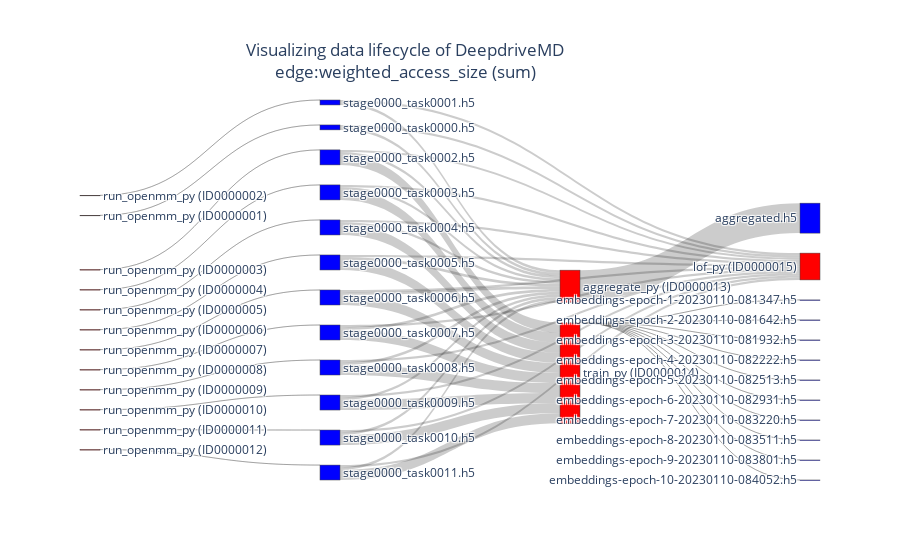

This figure's notebook cell:
### Code cell
node_dict_for_sankey, node_ref = get_nodes_for_sankey(G) 
link_dict_for_sankey = get_links_for_sankey(G, node_ref)
fig = go.Figure(go.Sankey(
            node = node_dict_for_sankey,
            link = link_dict_for_sankey, orientation='h'),)
fig.update_layout(title={'text': 'Visualizing data lifecycle of DeepdriveMD' + \
                         '<br>'
                         'edge:' + metric_,
                         'y':0.9,
                         'x':0.45,
                         'xanchor': 'center',
                         'yanchor': 'top'})
fig.show()

### Figure 1 — Plotly figure (JSON) as saved in the notebook; plotly's stock layout.template omitted (floating-point values rounded to 4 significant figures)
{"data": [{"link": {"source": [0, 1, 1, 2, 3, 3, 4, 5, 5, 5, 6, 7, 7, 7, 8, 9, 9, 9, 10, 11, 11, 11, 12, 13, 13, 13, 14, 15, 15, 15, 16, 17, 17, 17, 18, 19, 19, 19, 20, 21, 21, 21, 22, 23, 23, 23, 24, 26, 26, 26, 26, 26, 26, 26, 26, 26, 26], "target": [1, 24, 37, 3, 24, 37, 5, 24, 26, 37, 7, 24, 26, 37, 9, 24, 26, 37, 11, 24, 26, 37, 13, 24, 26, 37, 15, 24, 26, 37, 17, 24, 26, 37, 19, 24, 26, 37, 21, 24, 26, 37, 23, 24, 26, 37, 25, 27, 28, 29, 30, 31, 32, 33, 34, 35, 36], "value": [210, 45325976, 37549888, 210, 45756056, 37545840, 210, 45342360, 169768376, 37545840, 210, 44973720, 169899732, 37545840, 210, 45293208, 169966640, 37545840, 210, 45330072, 169400028, 37545840, 210, 45338264, 169677436, 37545840, 210, 45325976, 169279588, 37545840, 210, 45117080, 169633848, 37545840, 210, 45338264, 169614148, 37545840, 210, 45502104, 169725580, 37545840, 210, 44412568, 169152624, 37545840, 503656827, 140376, 140376, 140376, 140376, 140376, 140376, 140376, 140376, 140376, 140376]}, "node": {"color": ["red", "blue", "red", "blue", "red", "blue", "red", "blue", "red", "blue", "red", "blue", "red", "blue", "red", "blue", "red", "blue", "red", "blue", "red", "blue", "red", "blue", "red", "blue", "red", "blue", "blue", "blue", "blue", "blue", "blue", "blue", "blue", "blue", "blue", "red"], "label": ["run_openmm_py (ID0000001)", "stage0000_task0000.h5", "run_openmm_py (ID0000002)", "stage0000_task0001.h5", "run_openmm_py (ID0000003)", "stage0000_task0002.h5", "run_openmm_py (ID0000004)", "stage0000_task0003.h5", "run_openmm_py (ID0000005)", "stage0000_task0004.h5", "run_openmm_py (ID0000006)", "stage0000_task0005.h5", "run_openmm_py (ID0000007)", "stage0000_task0006.h5", "run_openmm_py (ID0000008)", "stage0000_task0007.h5", "run_openmm_py (ID0000009)", "stage0000_task0008.h5", "run_openmm_py (ID0000010)", "stage0000_task0009.h5", "run_openmm_py (ID0000011)", "stage0000_task0010.h5", "run_openmm_py (ID0000012)", "stage0000_task0011.h5", "aggregate_py (ID0000013)", "aggregated.h5", "train_py (ID0000014)", "embeddings-epoch-1-20230110-081347.h5", "embeddings-epoch-2-20230110-081642.h5", "embeddings-epoch-3-20230110-081932.h5", "embeddings-epoch-4-20230110-082222.h5", "embeddings-epoch-5-20230110-082513.h5", "embeddings-epoch-6-20230110-082931.h5", "embeddings-epoch-7-20230110-083220.h5", "embeddings-epoch-8-20230110-083511.h5", "embeddings-epoch-9-20230110-083801.h5", "embeddings-epoch-10-20230110-084052.h5", "lof_py (ID0000015)"], "x": [], "y": []}, "orientation": "h", "type": "sankey"}], "layout": {"title": {"text": "Visualizing data lifecycle of DeepdriveMD<br>edge:weighted_access_size (sum)", "x": 0.45, "xanchor": "center", "y": 0.9, "yanchor": "top"}}}
